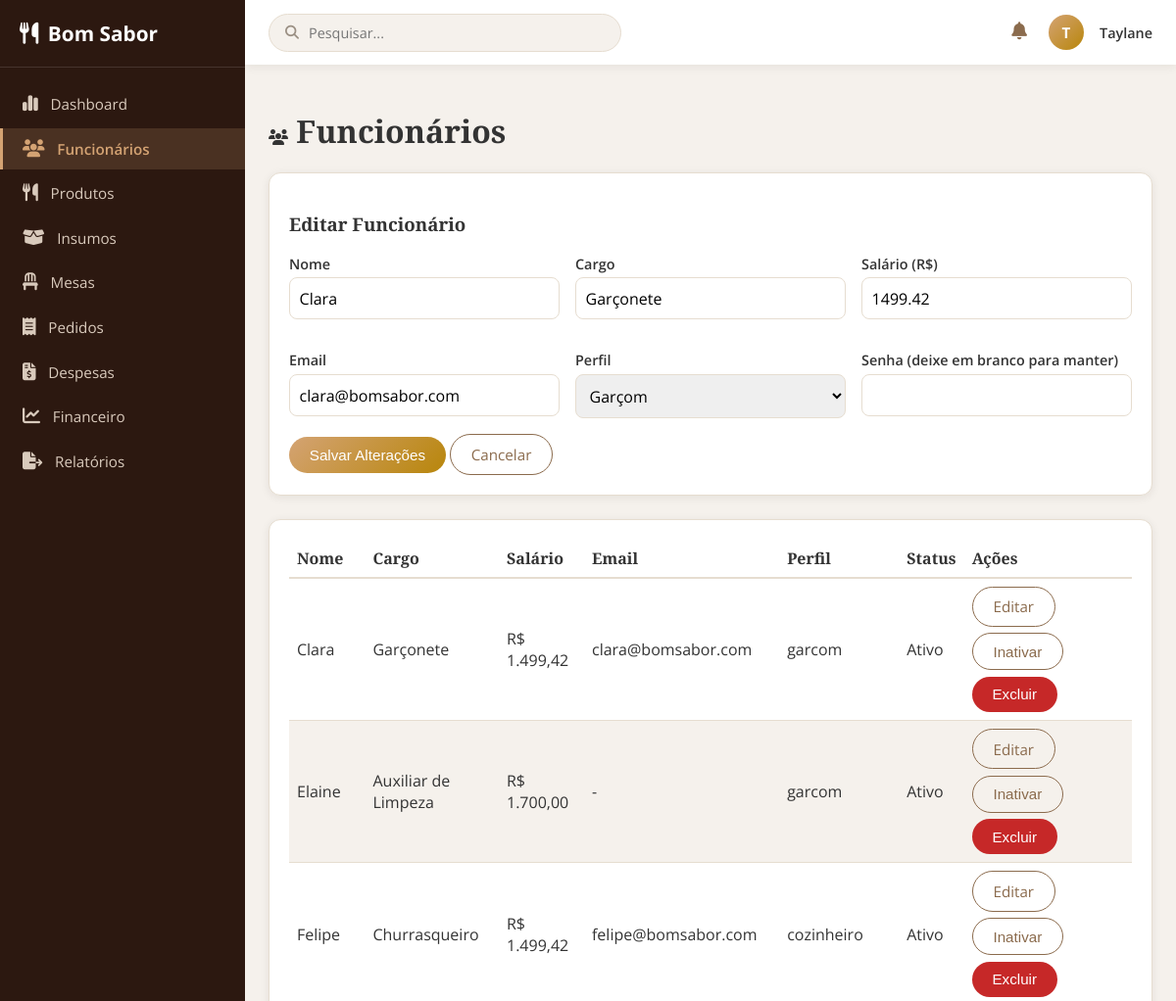
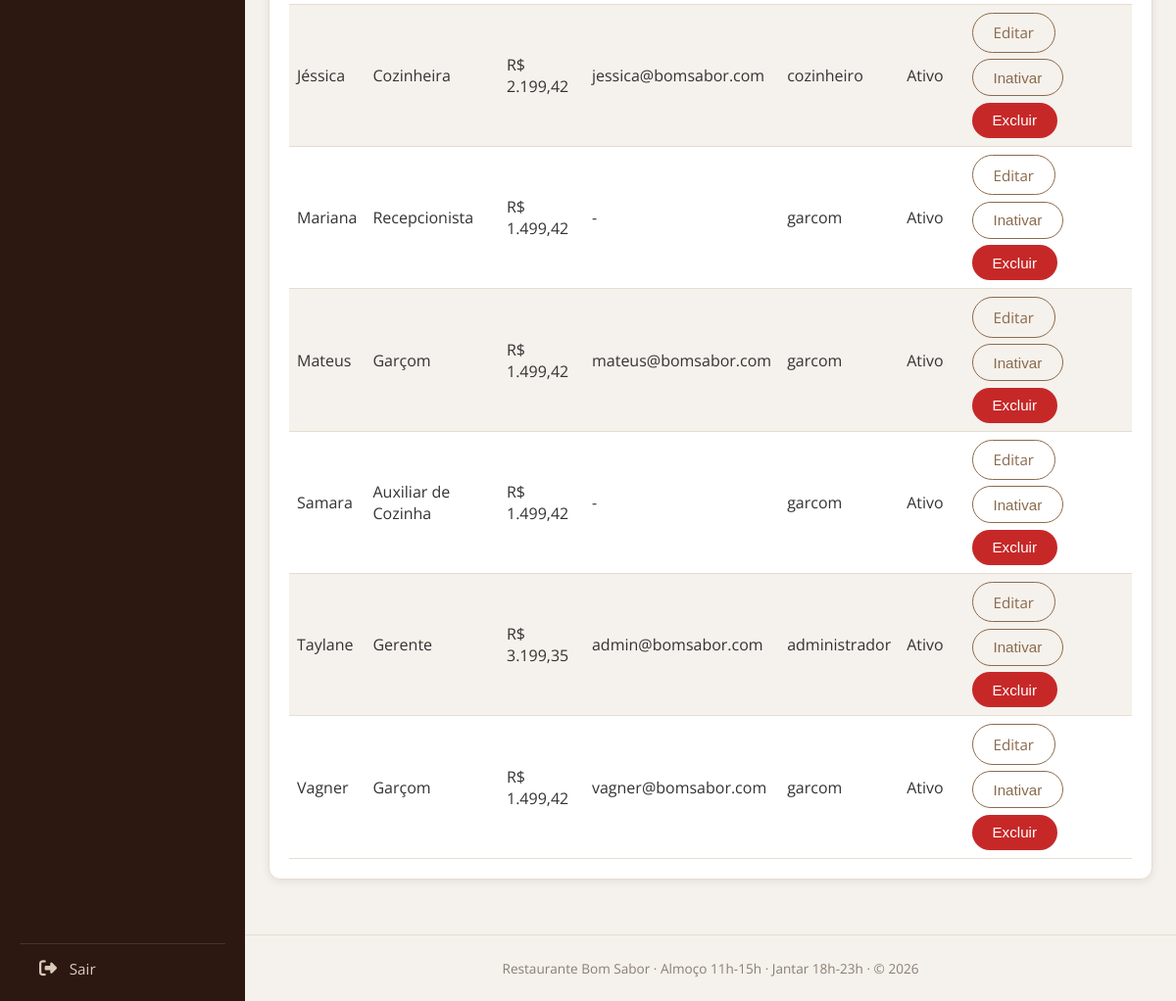
The app's page /pages/admin/funcionarios.php?editar=2 (signed in) with its own data (2 pictures, top to bottom).
### tables this page shows
CREATE TABLE IF NOT EXISTS Funcionarios (
    id_funcionario INT AUTO_INCREMENT PRIMARY KEY,
    nome VARCHAR(100) NOT NULL,
    cargo VARCHAR(50),
    salario DECIMAL(10,2)
);

### includes/helpers.php (called while the page is built, shortened)
<?php
function formatarMoedaPhp(?float $valor): string
{
    return 'R$ ' . number_format((float) $valor, 2, ',', '.');
}

### pages/admin/funcionarios.php (the view, shortened to what this page needs)
<?php
$pdo = getConexao();
$funcionarios = $pdo->query('SELECT * FROM Funcionarios ORDER BY nome ASC')->fetchAll();
$idEdicao = isset($_GET['editar']) ? (int) $_GET['editar'] : null;
$funcionarioEdicao = null;
if ($idEdicao) {
    $stmt = $pdo->prepare('SELECT * FROM Funcionarios WHERE id_funcionario = ?');
    $stmt->execute([$idEdicao]);
    $funcionarioEdicao = $stmt->fetch();
}
require __DIR__ . '/../../includes/header.php';
?>
<h1><?= icone('funcionarios') ?> Funcionários</h1>
<div class="card" style="margin-bottom:1.5rem">
    <h3><?= $funcionarioEdicao ? 'Editar Funcionário' : 'Novo Funcionário' ?></h3>
    <form method="POST">
        <div class="grid grid-cards">
            <div class="campo">
                <label for="nome">Nome</label>
                <input type="text" id="nome" name="nome" required value="<?= htmlspecialchars($funcionarioEdicao['nome'] ?? '') ?>">
            </div>
            <div class="campo">
                <label for="cargo">Cargo</label>
                <input type="text" id="cargo" name="cargo" required value="<?= htmlspecialchars($funcionarioEdicao['cargo'] ?? '') ?>">
            </div>
            <div class="campo">
                <label for="salario">Salário (R$)</label>
                <input type="number" step="0.01" min="0" id="salario" name="salario" required value="<?= htmlspecialchars($funcionarioEdicao['salario'] ?? '') ?>">
            </div>
            <div class="campo">
                <label for="email">Email</label>
                <input type="email" id="email" name="email" required value="<?= htmlspecialchars($funcionarioEdicao['email'] ?? '') ?>">
            </div>
            <div class="campo">
                <label for="perfil">Perfil</label>
                <select id="perfil" name="perfil" required>
                    <option value="garcom" <?= ($funcionarioEdicao['perfil'] ?? '') === 'garcom' ? 'selected' : '' ?>>Garçom</option>
                </select>
            </div>
            <div class="campo">
                <label for="senha">Senha <?= $funcionarioEdicao ? '(deixe em branco para manter)' : '' ?></label>
                <input type="password" id="senha" name="senha" autocomplete="new-password" <?= $funcionarioEdicao ? '' : 'required' ?>>
            </div>
        </div>
        <button type="submit" class="btn"><?= $funcionarioEdicao ? 'Salvar Alterações' : 'Cadastrar' ?></button>
        <?php if ($funcionarioEdicao): ?>
            <a class="btn btn-secundario" href="<?= BASE_URL ?>/pages/admin/funcionarios.php">Cancelar</a>
        <?php endif; ?>
    </form>
</div>
<div class="card" style="overflow-x:auto">
    <table style="width:100%; border-collapse: collapse;">
        <thead>
            <tr style="text-align:left; border-bottom:2px solid var(--cor-borda)">
                <th style="padding:0.5rem">Nome</th>
                <th style="padding:0.5rem">Cargo</th>
                <th style="padding:0.5rem">Salário</th>
                <th style="padding:0.5rem">Email</th>
                <th style="padding:0.5rem">Perfil</th>
                <th style="padding:0.5rem">Status</th>
                <th style="padding:0.5rem">Ações</th>
            </tr>
        </thead>
        <tbody>
        <?php foreach ($funcionarios as $f): ?>
            <tr style="border-bottom:1px solid var(--cor-borda)">
                <td style="padding:0.5rem"><?= htmlspecialchars($f['nome']) ?></td>
                <td style="padding:0.5rem"><?= htmlspecialchars($f['cargo']) ?></td>
                <td style="padding:0.5rem"><?= formatarMoedaPhp($f['salario']) ?></td>
                <td style="padding:0.5rem"><?= htmlspecialchars($f['email'] ?? '-') ?></td>
                <td style="padding:0.5rem"><?= htmlspecialchars($f['perfil'] ?? '-') ?></td>
                <td style="padding:0.5rem"><?= $f['ativo'] ? 'Ativo' : 'Inativo' ?></td>
                <td style="padding:0.5rem; display:flex; gap:0.4rem; flex-wrap:wrap">
                    <a class="btn btn-secundario" href="?editar=<?= $f['id_funcionario'] ?>">Editar</a>
                    <form method="POST" style="display:inline">
                        <button type="submit" class="btn btn-secundario"><?= $f['ativo'] ? 'Inativar' : 'Ativar' ?></button>
                    </form>
                    <form method="POST" style="display:inline" onsubmit="return confirm('Excluir este funcionário?');">
                        <button type="submit" class="btn" style="background:var(--cor-ocupada)">Excluir</button>
                    </form>
                </td>
            </tr>
        <?php endforeach; ?>
        </tbody>
    </table>
</div>
<?php require __DIR__ . '/../../includes/footer.php'; ?>

### assets/css/style.css (style rules this page uses)
:root { --cor-marrom-escuro: #2C1810; --cor-marrom-medio: #8B6B4D; --cor-dourado: #D4A373; --cor-dourado-escuro: #B8860B; --cor-bege: #F5E6D3; --cor-branco: #FFFFFF; --cor-primaria: #7a2e2e; --cor-primaria-escura: #5a1f1f; --cor-oliva: #6b7a4a; --cor-fundo: #F5F1EC; --cor-texto: #333333; --cor-texto-secundario: #555555; --cor-borda: #e6ddd0; --cor-livre: #2e7d32; --cor-ocupada: #c62828; --cor-reservada: #f9a825; --sombra: 0 2px 10px rgba(44, 24, 16, 0.08); --sombra-hover: 0 12px 24px rgba(44, 24, 16, 0.14); --raio: 12px; }
* { box-sizing: border-box; }
body { margin: 0; font-family: 'Open Sans', 'Segoe UI', Arial, sans-serif; background: var(--cor-fundo); color: var(--cor-texto); }
h1, h2, h3, .logo { font-family: 'Playfair Display', Georgia, serif; }
a { color: inherit; }
.card h3 { display: flex; align-items: center; gap: 0.5rem; }
.btn { display: inline-flex; align-items: center; gap: 0.4rem; border: none; border-radius: 30px; padding: 0.6rem 1.3rem; font-size: 0.95rem; cursor: pointer; background: linear-gradient(135deg, var(--cor-dourado), var(--cor-dourado-escuro)); color: #fff; text-decoration: none; transition: transform 0.2s ease, box-shadow 0.2s ease; }
.btn-secundario { background: transparent; background-image: none; color: var(--cor-marrom-medio); border: 1px solid var(--cor-marrom-medio); }
.card { background: #fff; border: 1px solid var(--cor-borda); border-radius: var(--raio); padding: 1.25rem; box-shadow: var(--sombra); transition: transform 0.3s ease, box-shadow 0.3s ease; }
.grid { display: grid; gap: 1rem; }
.grid-cards { grid-template-columns: repeat(auto-fill, minmax(240px, 1fr)); }
.campo { margin-bottom: 1rem; }
.campo label { display: block; margin-bottom: 0.3rem; font-weight: 600; font-size: 0.9rem; }
.campo input, .campo select, .campo textarea { width: 100%; padding: 0.6rem; border: 1px solid var(--cor-borda); border-radius: 8px; font-size: 1rem; font-family: inherit; }
table { border-collapse: collapse; width: 100%; }
table thead tr { text-align: left; border-bottom: 2px solid var(--cor-borda); }
table th { padding: 0.6rem 0.5rem; font-family: 'Playfair Display', Georgia, serif; }
table tbody tr { border-bottom: 1px solid var(--cor-borda); }
table tbody tr:nth-child(even) { background: var(--cor-fundo); }
table td { padding: 0.55rem 0.5rem; }

### records on screen
funcionarios: nome "Clara", cargo "Garçonete", salario "1499.42", email "clara@bomsabor.com", perfil "Garçom", salario "R$ 1.499,42", perfil "garcom", ativo "Ativo"
funcionarios: nome "Elaine", cargo "Auxiliar de Limpeza", salario "R$ 1.700,00", email "-", perfil "garcom", ativo "Ativo"
funcionarios: nome "Felipe", cargo "Churrasqueiro", salario "R$ 1.499,42", email "felipe@bomsabor.com", perfil "cozinheiro", ativo "Ativo"
funcionarios: nome "Jéssica", cargo "Cozinheira", salario "R$ 2.199,42", email "jessica@bomsabor.com", perfil "cozinheiro", ativo "Ativo"
funcionarios: nome "Mariana", cargo "Recepcionista", salario "R$ 1.499,42", email "-", perfil "garcom", ativo "Ativo"
funcionarios: nome "Mateus", cargo "Garçom", salario "R$ 1.499,42", email "mateus@bomsabor.com", perfil "garcom", ativo "Ativo"
funcionarios: nome "Samara", cargo "Auxiliar de Cozinha", salario "R$ 1.499,42", email "-", perfil "garcom", ativo "Ativo"
funcionarios: nome "Taylane", cargo "Gerente", salario "R$ 3.199,35", email "admin@bomsabor.com", perfil "administrador", ativo "Ativo"
funcionarios: nome "Vagner", cargo "Garçom", salario "R$ 1.499,42", email "vagner@bomsabor.com", perfil "garcom", ativo "Ativo"

### other values on screen
$rotulo "Dashboard"
$rotulo "Funcionários"
$rotulo "Produtos"
$rotulo "Insumos"
$rotulo "Mesas"
$rotulo "Pedidos"
$rotulo "Despesas"
$rotulo "Financeiro"
$rotulo "Relatórios"
$inicialAvatar "T"
$nomeUsuario "Taylane"
